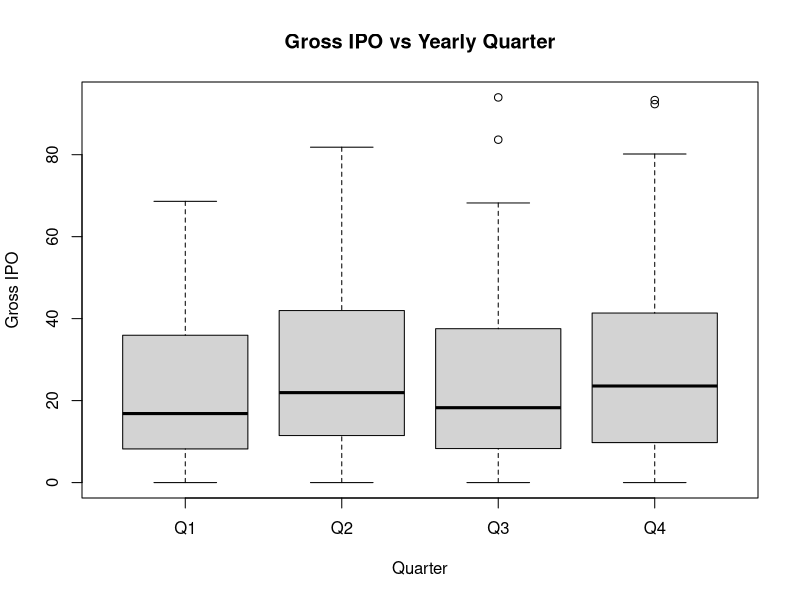
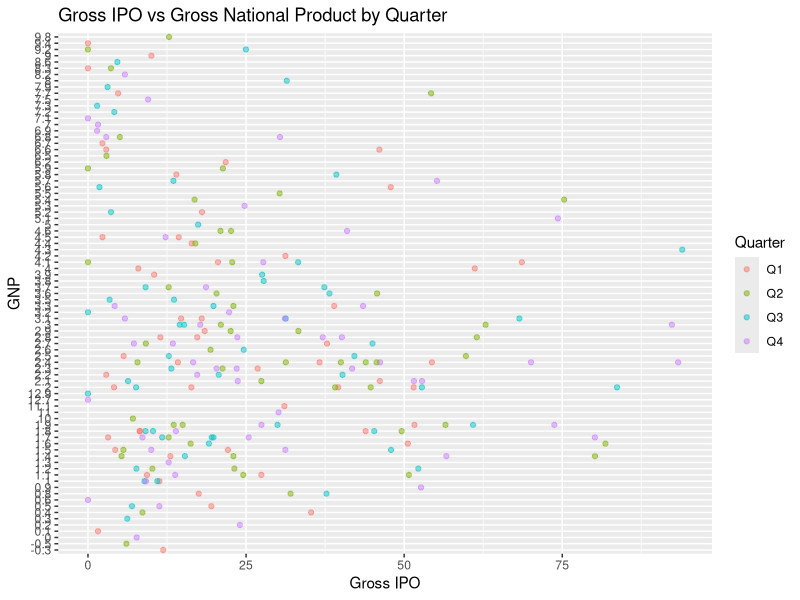
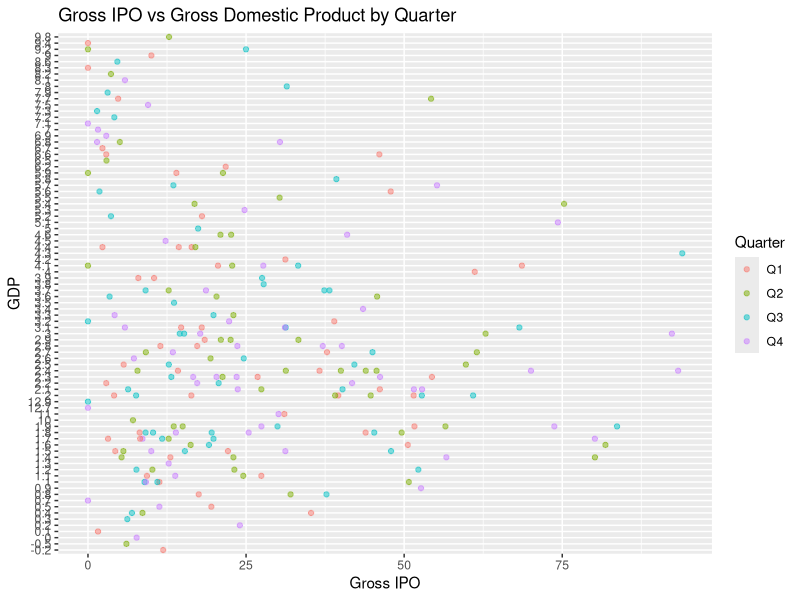
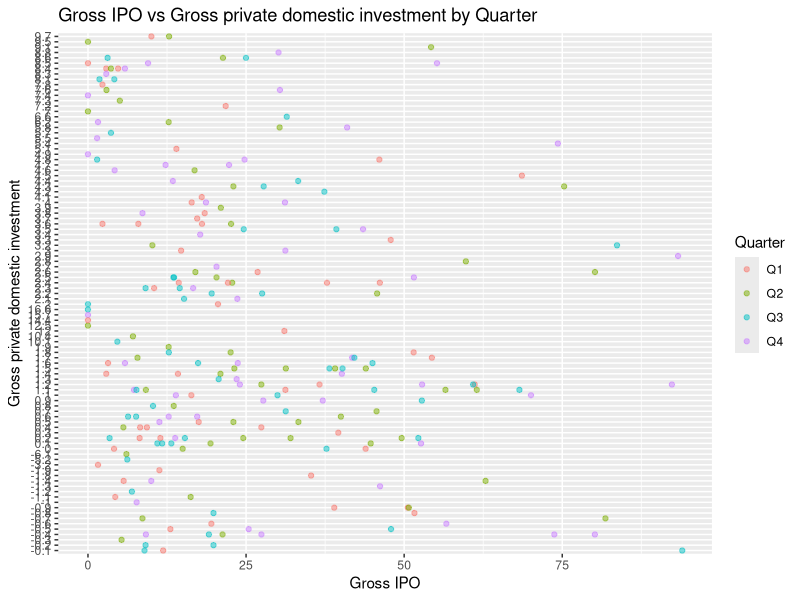
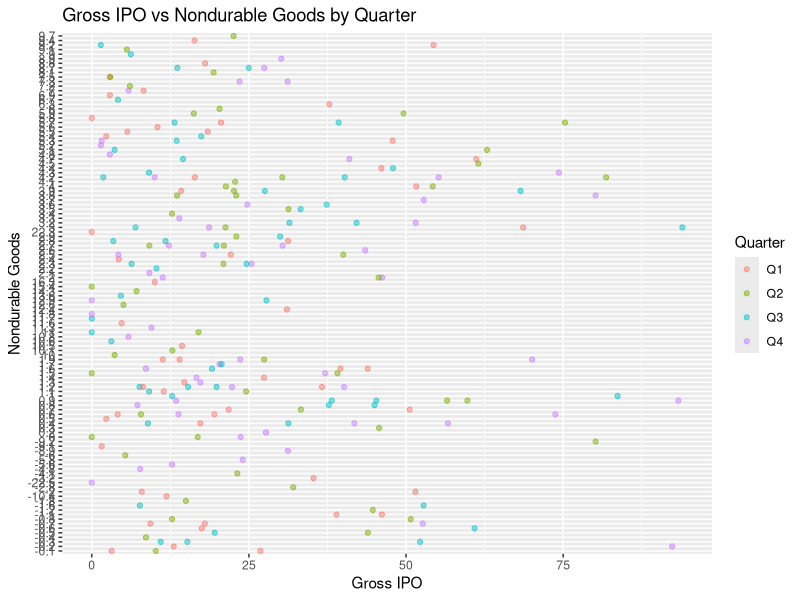
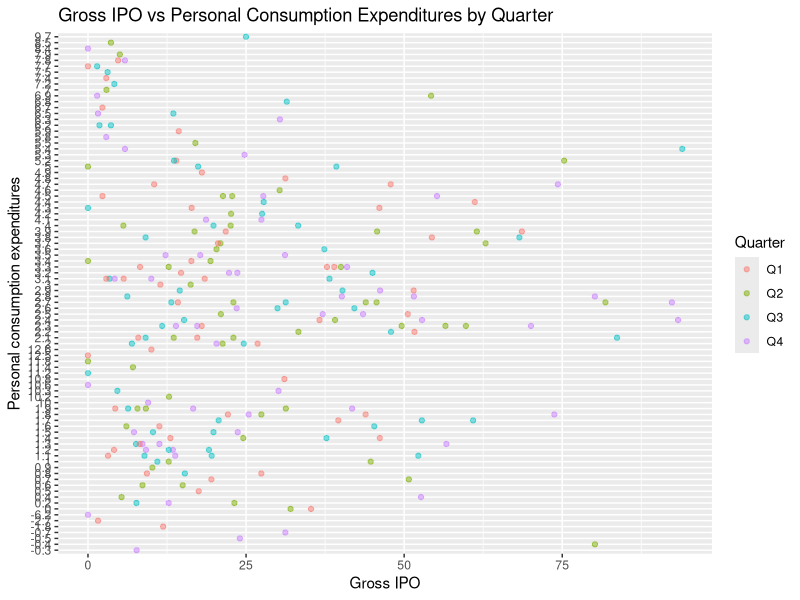
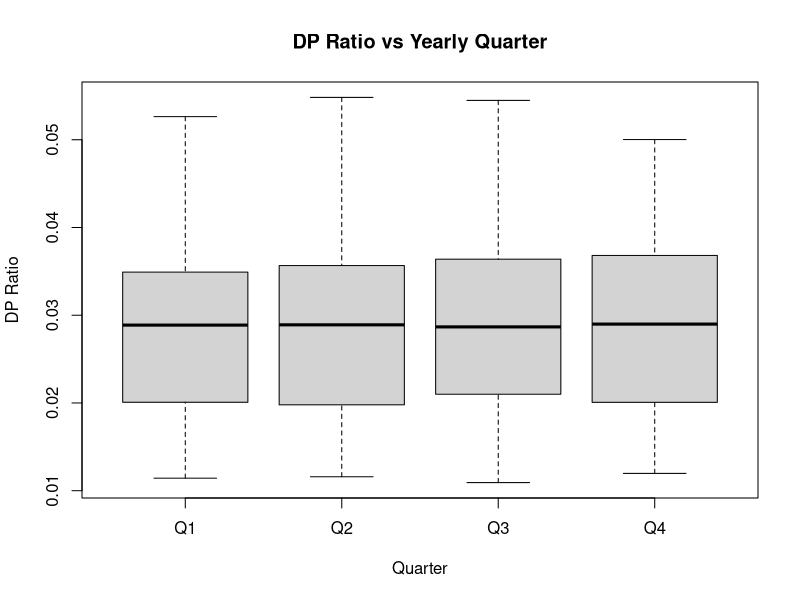
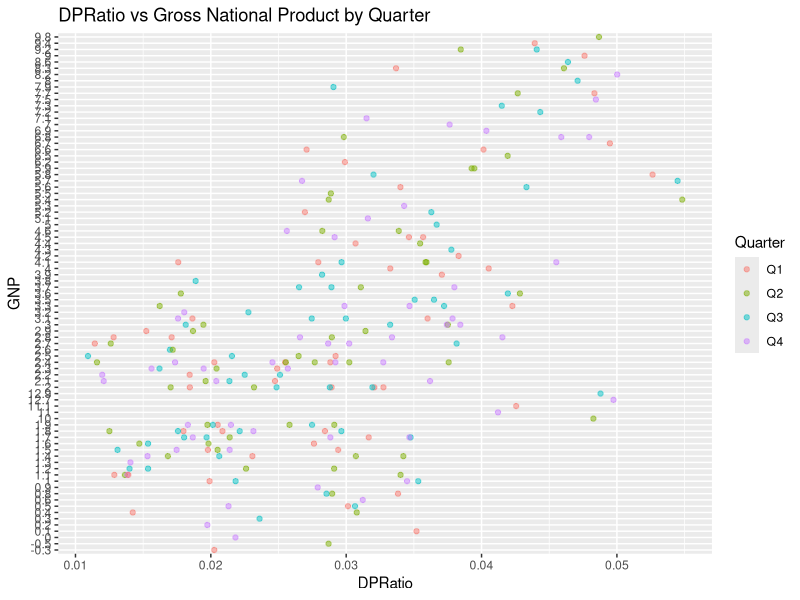

Write R code to recreate these figures, in order.
## ---- chunk 1
library(tidyverse)
#importing the two datasets: GDP data and Veronesi data 
proxy_data <- read_csv("data_policycle.csv")
gdp_data <- read_csv("USGDP.csv")
combined_data <- merge(proxy_data, gdp_data)

## ---- chunk 2
#invert rows and columns for gdp dataset
#source: https://stackoverflow.com/questions/33643181/how-do-i-flip-rows-and-columns-in-r
gdp_data_2 <- data.frame(t(gdp_data[-1]))
colnames(gdp_data) <- gdp_data[, 1]
## ---- chunk 3
#rename columns in proxy dataset

#first column name changed to year_month
colnames(proxy_data)[1] <- "quarter_year"

## ---- chunk 4
#adjust column names in gdp dataset to get the names of the columns to be that 
#of the first row names

for (x in 3:38) {
  name <- gdp_data_2[1,x]
  name_string <- toString(name) 
  colnames(gdp_data_2)[x] <- name_string
}
## ---- chunk 5
#Adjust column names in proxy and gdp data to accurately reflect measurements
colnames(proxy_data)[67] <- "DPRatio"
#one-year equity premium bound proposed by Ian Martin in 2017
colnames(proxy_data)[70] <- "EP_Bound"
colnames(proxy_data)[47] <- "IPO_Gross"
colnames(proxy_data)[75] <- "Price_Volatile_Stocks"
colnames(proxy_data)[69] <- "Surplus_Cons_Ratio"
colnames(proxy_data)[76] <- "Agreggate_Risk_Aversion"
colnames(proxy_data)[19] <- "Unemployment_Rate"
colnames(gdp_data_2)[5] <- "GDP"
## ---- chunk 6
#delete row 1 of gdp_data with the old names
gdp_data_2 <- gdp_data_2[-c(1), ]

## ---- chunk 7
#delete first 2 columns of gdp_data
#Blank cells
gdp_data_2 <- gdp_data_2[ -c(1,2) ]
## ---- chunk 8
#split proxy_data by quarter and year

#quarter makers function
quarter_makers = function(mths){
 q1_Vector <- c(1, 2, 3)
 q2_Vector <- c(4, 5, 6)
 q3_Vector <- c(7, 8, 9)
 q4_Vector <- c(10, 11, 12)
 
 result <- c()
 
 for(i in 1:length(mths)){
  if (mths[i] %in% q1_Vector ){
    result[i] <- "Q1"
  }
  else if (mths[i] %in% q2_Vector ){
    result[i] <- "Q2"
  }
  else if (mths[i] %in% q3_Vector ){
    result[i] <- "Q3"
  }
   else {
    result[i] <- "Q4"
   }
 }
 
 return (result)
}

## ---- chunk 9
#Generate split of quarter and years using quarter makers function
proxy_data$months = as.numeric(substr(as.character(proxy_data$quarter_year),5,6))
proxy_data$Year = as.numeric(substr(as.character(proxy_data$quarter_year),1,4))
proxy_data$Quarter = quarter_makers(proxy_data$months)
## ---- chunk 10
#download hmisc package
install.packages("Hmisc")
install.packages("acepack")
## ---- chunk 11
#Modify both datasets so they include the same quarters from 1960 - 2015
#results in same dimensions for statistical analysis later
proxy_data_mod_final <- proxy_data[-c(1: 395), ]
## ---- chunk 12
#Modify both datasets so they include the same quarters from 1960 - 2015
#results in same dimensions for statistical analysis later
gdp_data_mod_final <- gdp_data_2[-c(1: 51), ]
## ---- chunk 13
#Modify both datasets so they include the same quarters from 1960 - 2015
#results in same dimensions for statistical analysis later
gdp_data_mod_final <- gdp_data_mod_final[-c(225: 257), ]
## ---- chunk 14
#Create geometric mean function to get geometric mean for quarters 
#for proxy_data
geom_mean = function(months){
  result <- c()
  i = 1
  while(i < length(months)) {
    total <- c()
    for (j in 0:2){
      len_total <- length(total)
      total[[len_total + 1]] <- as.numeric(months[i + j])
    }
    value = exp(mean(log(as.numeric(total))))
    len_result <- length(result)
    result[[len_result + 1]] <- value
    i = i + 3
  }
  return (as.numeric(result))
}

## ---- chunk 15
#Create arithmetic mean function to get arithmetic mean for quarters 
#for proxy_data
#Will use this for proxy measures that have negative values
ari_mean = function(months){
  result <- c()
  i = 1
  while(i < length(months)) {
    total <- c()
    for (j in 0:2){
      len_total <- length(total)
      total[[len_total + 1]] <- as.numeric(months[i + j])
    }
    value = mean(as.numeric(total))
    len_result <- length(result)
    result[[len_result + 1]] <- value
    i = i + 3
  }
  return (as.numeric(result))
}

## ---- chunk 16
#Since each measure in the proxy dataset has different missing values/ years with data filled in,
#I will split the large, combined dataset into smaller individual datasets by specific 
#proxy measure


#The 7 measures and their respective datasets:
  
#1. IPOGross (Gross Initial Public Offering),combined_data_IPO_Gross
#2. Aggregate , combined_data_Agreggate_Risk_Aversion
#3. DP (Dividend Price Ratio), combined_data_DPRatio
#4. EPBound (Equity Premium Bound), combined_data_EPBound
#5. SCR (Surplus Consumption Ratio), combined_data_surplus
#6. UNE (Unemployment Rate), combined_data_UNE
#7. PVS (Price of Volatile Stocks), combined_data_PVS
## ---- chunk 17
#Apply geom mean function to different proxy measures by quarter average and
#add them to new, cumulative dataset with that measure for testing
combined_data_IPO_Gross <- data.frame(gdp_data_mod_final)
#Gross IPO By Quarter Added
combined_data_IPO_Gross$IPO_Gross = geom_mean(proxy_data_mod_final$IPO_Gross)
#remove original combined dataset
rm(combined_data)
#
## ---- chunk 18
#Apply geom mean function to different proxy measures by quarter average and
#add them to new, cumulative dataset
#Aggregate Risk Aversion only has data from 1990 - 2010
#Start by changing gdp_data to only include this 
combined_data_Aggregate_Risk_Aversion <- data.frame(gdp_data_mod_final)
combined_data_Aggregate_Risk_Aversion <- combined_data_Aggregate_Risk_Aversion[-c(1: 120), ]
combined_data_Aggregate_Risk_Aversion <- combined_data_Aggregate_Risk_Aversion[-c(85: 104), ]
#Do the same for the proxy data 
proxy_data_cut <- data.frame(proxy_data_mod_final)
proxy_data_cut <- proxy_data_cut[-c(613: 672), ]
proxy_data_cut <- proxy_data_cut[-c(1: 360), ]
#Since aggregate risk aversion has negatives use arithmetic mean for quarter averages
#Aggregate Risk Aversion By Quarter Added
combined_data_Aggregate_Risk_Aversion$Aggregate_Risk_Aversion = ari_mean(proxy_data_cut$Agreggate_Risk_Aversion)
#
## ---- chunk 19
#Apply geom mean function to different proxy measures by quarter average and
#add them to new, cumulative dataset with that measure for testing
combined_data_DPRatio <- data.frame(gdp_data_mod_final)
#DPRatio By Quarter Added
combined_data_DPRatio$DPRatio = geom_mean(proxy_data_mod_final$DPRatio)
## ---- chunk 20
#Apply geom mean function to different proxy measures by quarter average and
#add them to new, cumulative dataset
#Equity Premium Bound only has data from 1996 - 2011
#Start by changing gdp_data to only include this 
combined_data_EPBound <- data.frame(gdp_data_mod_final)
combined_data_EPBound <- combined_data_EPBound[-c(1: 144), ]
combined_data_EPBound <- combined_data_EPBound[-c(65: 80), ]
#Do the same for the proxy data 
proxy_data_cut <- data.frame(proxy_data_mod_final)
proxy_data_cut <- proxy_data_cut[-c(625: 672), ]
proxy_data_cut <- proxy_data_cut[-c(1: 432), ]
#Equity Premium Bound By Quarter Added
combined_data_EPBound$EPBound = geom_mean(proxy_data_cut$EP_Bound)
#
## ---- chunk 21
#Apply geom mean function to different proxy measures by quarter average and
#add them to new, cumulative dataset with that measure for testing
combined_data_surplus <- data.frame(gdp_data_mod_final)
#Surplus Consumption Ratio By Quarter Added
#negative values so use arithmetic mean
combined_data_surplus$SCR = ari_mean(proxy_data_mod_final$Surplus_Cons_Ratio)

## ---- chunk 22
#Apply geom mean function to different proxy measures by quarter average and
#add them to new, cumulative dataset with that measure for testing
combined_data_UNE <- data.frame(gdp_data_mod_final)
#Unemployment Rate By Quarter Added
combined_data_UNE$UNE = geom_mean(proxy_data_mod_final$Unemployment_Rate)

## ---- chunk 23
#Apply geom mean function to different proxy measures by quarter average and
#add them to new, cumulative dataset with that measure for testing
#PVS only has data from 1970 quarter 2, and is itself only available by quarter
combined_data_PVS <- data.frame(gdp_data_mod_final)
combined_data_PVS <- combined_data_PVS[-c(1: 41), ]
proxy_data_cut <- data.frame(proxy_data_mod_final)
proxy_data_cut <- proxy_data_cut[-c(1: 123), ]
#Run a for loop to keep every third row with the pvs data of the quarter in 
#the proxy dataset
 i = 3
 total <- c()
 while(i <= length(proxy_data_cut$Price_Volatile_Stocks)) {
    value = proxy_data_cut$Price_Volatile_Stocks[i]
    len_total <- length(total)
    total[[len_total + 1]] <- value
    i = i + 3
  }
#Price of Volatile Stock By Quarter Added
combined_data_PVS$PVS = total

## ---- chunk 24
#All datasets now completed, can begin running tests
## ---- chunk 25

#Equity Premium Proxy Measure 1: Gross IPO, all tests and graphs below


## ---- chunk 26
#Start with an anova test for Gross IPO

#1: Anova test on the quarters to see if there is difference in the Gross IPO 
#by time in the year

IPO.aov <- aov(IPO_Gross ~ Quarter, data = combined_data_IPO_Gross)
# Summary
summary(IPO.aov)


## ---- chunk 27
#P-value of 0.351. Indicates that there are no significant differences in the 
#mean gross ipo by quarter 
## ---- chunk 28
#boxplots of the quarter ~ gross ipo relationship
#Notes: Outliers present for Q3 and Q4
#Notes: Q1 most similar to Q3, Q2 most similar to Q4
#Notes: Potential oscillation between quarters?
boxplot(IPO_Gross~Quarter,data=combined_data_IPO_Gross, main="Gross IPO vs Yearly Quarter",
   xlab="Quarter", ylab="Gross IPO")
## ---- chunk 29
#Run correlation tests between different GDP measures and gross IPO
#Years: 1960 to 2015
#Correlation with GNP
cor(combined_data_IPO_Gross$IPO_Gross, as.numeric(combined_data_IPO_Gross$Gross.national.product))

#Correlation with GDP
cor(combined_data_IPO_Gross$IPO_Gross,  as.numeric(combined_data_IPO_Gross$GDP))

#Correlation with GPDI
cor(combined_data_IPO_Gross$IPO_Gross, as.numeric(combined_data_IPO_Gross$Gross.private.domestic.investment))

#Correlation with nondurable goods
cor(combined_data_IPO_Gross$IPO_Gross, as.numeric(combined_data_IPO_Gross$Nondurable.goods))


#Correlation with personal consumption expenditures
cor(combined_data_IPO_Gross$IPO_Gross, as.numeric(combined_data_IPO_Gross$Personal.consumption.expenditures))

## ---- chunk 30
#all negative correlations around -0.2, indicates weak, negative correlation
## ---- chunk 31
#Linear regression tests
#Start with gross ipo and GNP
lmIPO_GNP = lm(as.numeric(Gross.national.product) ~ IPO_Gross, data = combined_data_IPO_Gross) 
summary(lmIPO_GNP) 

#try with no intercept now
lmIPO_GNP_NOINT = lm(as.numeric(Gross.national.product) ~ IPO_Gross - 1, data = combined_data_IPO_Gross) 
summary(lmIPO_GNP_NOINT) 
## ---- chunk 32
#Linear regression tests
#gross ipo and gdp
lmIPO_GDP = lm(as.numeric(GDP) ~ IPO_Gross, data = combined_data_IPO_Gross) 
summary(lmIPO_GDP) 

#try with no intercept now (X - 1)
lmIPO_GDP_NOINT = lm(as.numeric(GDP) ~ IPO_Gross - 1, data = combined_data_IPO_Gross) 
summary(lmIPO_GDP_NOINT) 
## ---- chunk 33
#Linear regression tests
#gross ipo and Gross private domestic investment
lmIPO_GDP = lm(as.numeric(Gross.private.domestic.investment) ~ IPO_Gross, data = combined_data_IPO_Gross) 
summary(lmIPO_GDP) 

#try with no intercept now (X - 1)
lmIPO_GPDI_NOINT = lm(as.numeric(Gross.private.domestic.investment) ~ IPO_Gross - 1, data = combined_data_IPO_Gross) 
summary(lmIPO_GPDI_NOINT) 
## ---- chunk 34
#Linear regression tests
#gross ipo and nondurable goods
lmIPO_NDG = lm(as.numeric(Nondurable.goods) ~ IPO_Gross, data = combined_data_IPO_Gross) 
summary(lmIPO_NDG) 

#try with no intercept now (X - 1)
lmIPO_NDG_NOINT = lm(as.numeric(Nondurable.goods) ~ IPO_Gross - 1, data = combined_data_IPO_Gross) 
summary(lmIPO_NDG_NOINT) 
## ---- chunk 35
#Linear regression tests
#gross ipo and personal consumption expenditures
lmIPO_PCE = lm(as.numeric(Personal.consumption.expenditures) ~ IPO_Gross, data = combined_data_IPO_Gross) 
summary(lmIPO_PCE) 

#try with no intercept now (X - 1)
lmIPO_PCE_NOINT = lm(as.numeric(Personal.consumption.expenditures) ~ IPO_Gross - 1, data = combined_data_IPO_Gross) 
summary(lmIPO_PCE_NOINT) 
## ---- chunk 36
#Make scatterplots of relationships, color by quarter
#Start with IPO Gross and GNP
 combined_data_IPO_Gross|>
  ggplot(aes(x = IPO_Gross, y = Gross.national.product,
             color = Quarter)) +
  geom_point(alpha = 0.5) +
  labs(x = "Gross IPO", y = "GNP", color = "Quarter", 
       title = "Gross IPO vs Gross National Product by Quarter")
## ---- chunk 37
#Make scatterplots of relationships, color by quarter
#IPO Gross and GDP
 combined_data_IPO_Gross|>
  ggplot(aes(x = IPO_Gross, y = GDP,
             color = Quarter)) +
  geom_point(alpha = 0.5) +
  labs(x = "Gross IPO", y = "GDP", color = "Quarter", 
       title = "Gross IPO vs Gross Domestic Product by Quarter")
## ---- chunk 38
#Make scatterplots of relationships, color by quarter
#IPO Gross and GPDI
 combined_data_IPO_Gross|>
  ggplot(aes(x = IPO_Gross, y = Gross.private.domestic.investment,
             color = Quarter)) +
  geom_point(alpha = 0.5) +
  labs(x = "Gross IPO", y = "Gross private domestic investment", color = "Quarter", 
       title = "Gross IPO vs Gross private domestic investment by Quarter")
## ---- chunk 39
#Make scatterplots of relationships, color by quarter
#IPO Gross and Nondurable Goods
 combined_data_IPO_Gross|>
  ggplot(aes(x = IPO_Gross, y = Nondurable.goods,
             color = Quarter)) +
  geom_point(alpha = 0.5) +
  labs(x = "Gross IPO", y = "Nondurable Goods", color = "Quarter", 
       title = "Gross IPO vs Nondurable Goods by Quarter")
## ---- chunk 40
#Make scatterplots of relationships, color by quarter
#IPO Gross and Personal consumption expenditures
 combined_data_IPO_Gross|>
  ggplot(aes(x = IPO_Gross, y = Personal.consumption.expenditures,
             color = Quarter)) +
  geom_point(alpha = 0.5) +
  labs(x = "Gross IPO", y = "Personal consumption expenditures", color = "Quarter", 
       title = "Gross IPO vs Personal Consumption Expenditures by Quarter")
## ---- chunk 41

#Equity Premium Proxy Measure 2: Dividend Price ratio, all tests and graphs below


## ---- chunk 42
#Start with an anova test for DP ratio

#1: Anova test on the quarters to see if there is difference in the DP Ratio
#by time in the year

DP.aov <- aov(DPRatio ~ Quarter, data = combined_data_DPRatio)
# Summary
summary(DP.aov)


## ---- chunk 43
#P-value of 0.996. Indicates that there are no significant differences in the 
#mean DP Ratio by quarter 
## ---- chunk 44
#boxplots of the quarter ~ gross ipo relationship
#Notes: No real Outliers 
#Notes: Almost all 4 quarters identical
#Notes: No real oscillation between quarters like with gross IPO
#Notes: Q3 has the smallest IQR
boxplot(DPRatio~Quarter,data=combined_data_DPRatio, main="DP Ratio vs Yearly Quarter",
   xlab="Quarter", ylab="DP Ratio")
## ---- chunk 45
#Run correlation tests between different GDP measures and DPRatio
#Years: 1960 to 2015 (Full Data)
#Correlation with GNP
cor(combined_data_DPRatio$DPRatio, as.numeric(combined_data_DPRatio$Gross.national.product))

#Correlation with GDP
cor(combined_data_DPRatio$DPRatio,  as.numeric(combined_data_DPRatio$GDP))

#Correlation with GPDI
cor(combined_data_DPRatio$DPRatio, as.numeric(combined_data_DPRatio$Gross.private.domestic.investment))

#Correlation with nondurable goods
cor(combined_data_DPRatio$DPRatio, as.numeric(combined_data_DPRatio$Nondurable.goods))


#Correlation with personal consumption expenditures
cor(combined_data_DPRatio$DPRatio, as.numeric(combined_data_DPRatio$Personal.consumption.expenditures))

## ---- chunk 46
#Notes: All positive correlations, greater than 0.6 for GDP, GNP, and Personal consumption expenditures indicating 
#indicating strong correlations with those items
## ---- chunk 47
#Linear regression tests
#Start with DPRatio and GNP
lmDP_GNP = lm(as.numeric(Gross.national.product) ~ DPRatio, data = combined_data_DPRatio) 
summary(lmDP_GNP) 

#try with no intercept now
lmDP_GNP_NOINT = lm(as.numeric(Gross.national.product) ~ DPRatio - 1, data = combined_data_DPRatio) 
summary(lmDP_GNP_NOINT) 
## ---- chunk 48
#Linear regression tests
#DPRatio and gdp
lmDP_GDP = lm(as.numeric(GDP) ~ DPRatio, data = combined_data_DPRatio) 
summary(lmDP_GDP) 

#try with no intercept now (X - 1)
lmDP_GDP_NOINT = lm(as.numeric(GDP) ~ DPRatio - 1, data = combined_data_DPRatio) 
summary(lmDP_GDP_NOINT) 
## ---- chunk 49
#Linear regression tests
#DPRatio and Gross private domestic investment
lmDP_GPDI = lm(as.numeric(Gross.private.domestic.investment) ~ DPRatio, data = combined_data_DPRatio) 
summary(lmDP_GPDI) 

#try with no intercept now (X - 1)
lmDP_GPDI_NOINT = lm(as.numeric(Gross.private.domestic.investment) ~ DPRatio - 1, data = combined_data_DPRatio) 
summary(lmDP_GPDI_NOINT) 
## ---- chunk 50
#Linear regression tests
#DPRatio and nondurable goods
lmDP_NDG = lm(as.numeric(Nondurable.goods) ~ DPRatio, data = combined_data_DPRatio) 
summary(lmDP_NDG) 

#try with no intercept now (X - 1)
lmDP_NDG_NOINT = lm(as.numeric(Nondurable.goods) ~ DPRatio - 1, data = combined_data_DPRatio) 
summary(lmDP_NDG_NOINT) 
## ---- chunk 51
#Linear regression tests
#gross ipo and personal consumption expenditures
lmDP_PCE = lm(as.numeric(Personal.consumption.expenditures) ~ DPRatio, data = combined_data_DPRatio) 
summary(lmDP_PCE) 

#try with no intercept now (X - 1)
lmDP_PCE_NOINT = lm(as.numeric(Personal.consumption.expenditures) ~ DPRatio - 1, data = combined_data_DPRatio) 
summary(lmDP_PCE_NOINT) 
## ---- chunk 52
#Make scatterplots of relationships, color by quarter
#Start with DPRatio and GNP
 combined_data_DPRatio|>
  ggplot(aes(x = DPRatio, y = Gross.national.product,
             color = Quarter)) +
  geom_point(alpha = 0.5) +
  labs(x = "DPRatio", y = "GNP", color = "Quarter", 
       title = "DPRatio vs Gross National Product by Quarter")
## ---- chunk 53
#Make scatterplots of relationships, color by quarter
#DPRatio and GDP
 combined_data_DPRatio|>
  ggplot(aes(x = DPRatio, y = GDP,
             color = Quarter)) +
  geom_point(alpha = 0.5) +
  labs(x = "DPRatio", y = "GDP", color = "Quarter", 
       title = "DPRatio vs Gross Domestic Product by Quarter")
## ---- chunk 54
#Make scatterplots of relationships, color by quarter
#IPO Gross and GPDI
 combined_data_DPRatio|>
  ggplot(aes(x = DPRatio, y = Gross.private.domestic.investment,
             color = Quarter)) +
  geom_point(alpha = 0.5) +
  labs(x = "DPRatio", y = "Gross private domestic investment", color = "Quarter", 
       title = "DPRatio vs Gross private domestic investment by Quarter")
## ---- chunk 55
#Make scatterplots of relationships, color by quarter
#IPO Gross and Nondurable Goods
 combined_data_DPRatio|>
  ggplot(aes(x = DPRatio, y = Nondurable.goods,
             color = Quarter)) +
  geom_point(alpha = 0.5) +
  labs(x = "DPRatio", y = "Nondurable Goods", color = "Quarter", 
       title = "DPRatio vs Nondurable Goods by Quarter")
## ---- chunk 56
#Make scatterplots of relationships, color by quarter
#IPO Gross and Personal consumption expenditures
 combined_data_DPRatio|>
  ggplot(aes(x = DPRatio, y = Personal.consumption.expenditures,
             color = Quarter)) +
  geom_point(alpha = 0.5) +
  labs(x = "DPRatio", y = "Personal consumption expenditures", color = "Quarter", 
       title = "DPRatio vs Personal Consumption Expenditures by Quarter")
## ---- chunk 57

#Equity Premium Proxy Measure 3: EPBound, all tests and graphs below


## ---- chunk 58
#Start with an anova test for EPBound

#1: Anova test on the quarters to see if there is difference in the Gross IPO 
#by time in the year

EP.aov <- aov(EPBound ~ Quarter, data = combined_data_EPBound)
# Summary
summary(EP.aov)


## ---- chunk 59
#P-value of 0.521. Indicates that there are no significant differences in the 
#mean gross EPBound by quarter 
## ---- chunk 60
#boxplots of the quarter ~ gross ipo relationship
#Notes: Outliers present for all quarters
#Notes: Q1 and Q2 medians similiar, Q1 and Q4 similiar IQR's
#Notes: No distinguishable oscillation between quarters
boxplot( EPBound~Quarter,data=combined_data_EPBound, main="EPBound vs Yearly Quarter",
   xlab="Quarter", ylab=" EPBound")
## ---- chunk 61
#Run correlation tests between different GDP measures and gross IPO
#Years: 1960 to 2015
#Correlation with GNP
cor(combined_data_EPBound$EPBound, as.numeric(combined_data_EPBound$Gross.national.product))

#Correlation with GDP
cor(combined_data_EPBound$EPBound,  as.numeric(combined_data_EPBound$GDP))

#Correlation with GPDI
cor(combined_data_EPBound$EPBound, as.numeric(combined_data_EPBound$Gross.private.domestic.investment))

#Correlation with nondurable goods
cor(combined_data_EPBound$EPBound, as.numeric(combined_data_EPBound$Nondurable.goods))


#Correlation with personal consumption expenditures
cor(combined_data_EPBound$EPBound, as.numeric(combined_data_EPBound$Personal.consumption.expenditures))

## ---- chunk 62
#all negative correlations, personal consumption expenditures at -0.71 indicates strong negative relationship 
## ---- chunk 63
#Linear regression tests
#Start with EPBound and GNP
lmEPBound_GNP = lm(as.numeric(Gross.national.product) ~ EPBound, data = combined_data_EPBound) 
summary(lmIPO_GNP) 

#try with no intercept now
lmEPBound_GNP_NOINT = lm(as.numeric(Gross.national.product) ~ EPBound - 1, data = combined_data_EPBound) 
summary(lmIPO_GNP_NOINT) 
## ---- chunk 64
#Linear regression tests
#EPBound and gdp
lmEPBound_GDP = lm(as.numeric(GDP) ~ EPBound, data = combined_data_EPBound) 
summary(lmEPBound_GDP) 

#try with no intercept now (X - 1)
lmEPBound_GDP_NOINT = lm(as.numeric(GDP) ~ EPBound - 1, data = combined_data_EPBound) 
summary(lmEPBound_GDP_NOINT) 
## ---- chunk 65
#Linear regression tests
#EPBound and Gross private domestic investment
lmEPBound_GDP = lm(as.numeric(Gross.private.domestic.investment) ~ EPBound, data = combined_data_EPBound) 
summary(lmEPBound_GDP) 

#try with no intercept now (X - 1)
lmEPBound_GPDI_NOINT = lm(as.numeric(Gross.private.domestic.investment) ~ EPBound - 1, data = combined_data_EPBound) 
summary(lmEPBound_GPDI_NOINT) 
## ---- chunk 66
#Linear regression tests
#EPBound and nondurable goods
lmEPBound_NDG = lm(as.numeric(Nondurable.goods) ~ EPBound, data = combined_data_EPBound) 
summary(lmIPO_NDG) 

#try with no intercept now (X - 1)
lmEPBound_NDG_NOINT = lm(as.numeric(Nondurable.goods) ~ EPBound - 1, data = combined_data_EPBound) 
summary(lmEPBound_NDG_NOINT) 
## ---- chunk 67
#Linear regression tests
#EPBound and personal consumption expenditures
lmEPBound_PCE = lm(as.numeric(Personal.consumption.expenditures) ~ EPBound, data = combined_data_EPBound) 
summary(lmEPBound_PCE) 

#try with no intercept now (X - 1)
lmEPBound_PCE_NOINT = lm(as.numeric(Personal.consumption.expenditures) ~ EPBound - 1, data = combined_data_EPBound) 
summary(lmEPBound_PCE_NOINT) 
## ---- chunk 68
#Make scatterplots of relationships, color by quarter
#Start with IPO Gross and GNP
 combined_data_EPBound|>
  ggplot(aes(x = EPBound, y = Gross.national.product,
             color = Quarter)) +
  geom_point(alpha = 0.5) +
  labs(x = "EPBound", y = "GNP", color = "Quarter", 
       title = "EPBound vs Gross National Product by Quarter")
## ---- chunk 69
#Make scatterplots of relationships, color by quarter
#IPO Gross and GDP
 combined_data_EPBound|>
  ggplot(aes(x = EPBound, y = GDP,
             color = Quarter)) +
  geom_point(alpha = 0.5) +
  labs(x = "EPBound", y = "GDP", color = "Quarter", 
       title = "EPBound vs Gross Domestic Product by Quarter")
## ---- chunk 70
#Make scatterplots of relationships, color by quarter
#IPO Gross and GPDI
 combined_data_EPBound|>
  ggplot(aes(x = EPBound, y = Gross.private.domestic.investment,
             color = Quarter)) +
  geom_point(alpha = 0.5) +
  labs(x = "EPBound", y = "Gross private domestic investment", color = "Quarter", 
       title = "EPBound vs Gross private domestic investment by Quarter")
## ---- chunk 71
#Make scatterplots of relationships, color by quarter
#IPO Gross and Nondurable Goods
 combined_data_EPBound|>
  ggplot(aes(x = EPBound, y = Nondurable.goods,
             color = Quarter)) +
  geom_point(alpha = 0.5) +
  labs(x = "EPBound", y = "Nondurable Goods", color = "Quarter", 
       title = "EPBound vs Nondurable Goods by Quarter")
## ---- chunk 72
#Make scatterplots of relationships, color by quarter
#IPO Gross and Personal consumption expenditures
 combined_data_EPBound|>
  ggplot(aes(x = EPBound, y = Personal.consumption.expenditures,
             color = Quarter)) +
  geom_point(alpha = 0.5) +
  labs(x = "EPBound", y = "Personal consumption expenditures", color = "Quarter", 
       title = "EPBound vs Personal Consumption Expenditures by Quarter")
## ---- chunk 73

#Risk Aversion Measure 1: PVS, all tests and graphs below


## ---- chunk 74
#Start with an anova test for PVS

#1: Anova test on the quarters to see if there is difference in the Gross IPO 
#by time in the year

PVS.aov <- aov(as.numeric(PVS) ~ Quarter, data = combined_data_PVS)
# Summary
summary(PVS.aov)


## ---- chunk 75
#P-value of 0.288. Indicates that there are no significant differences in the 
#mean gross ipo by quarter 
## ---- chunk 76
#boxplots of the quarter ~ PVS relationship
#Notes: Outliers present for Q1, Q2, and Q4
#Notes: Q4 has the biggest IQR
#Notes: No real oscillation between quarters
boxplot(as.numeric(PVS) ~Quarter,data=combined_data_PVS, main="PVS vs Yearly Quarter",
   xlab="Quarter", ylab="PVS")
## ---- chunk 77
#Run correlation tests between different GDP measures and gross IPO
#Years: 1960 to 2015
#Correlation with GNP
cor(as.numeric(combined_data_PVS$PVS), as.numeric(combined_data_PVS$Gross.national.product))

#Correlation with GDP
cor(as.numeric(combined_data_PVS$PVS), as.numeric(combined_data_PVS$GDP))

#Correlation with GPDI
cor(as.numeric(combined_data_PVS$PVS), as.numeric(combined_data_PVS$Gross.private.domestic.investment))

#Correlation with nondurable goods
cor(as.numeric(combined_data_PVS$PVS), as.numeric(combined_data_PVS$Nondurable.goods))


#Correlation with personal consumption expenditures
cor(as.numeric(combined_data_PVS$PVS), as.numeric(combined_data_PVS$Personal.consumption.expenditures))

## ---- chunk 78
#all positive correlations below 0.15, indicates weak, positive correlation
## ---- chunk 79
#Linear regression tests
#Start with PVS and GNP
lmPVS_GNP = lm(as.numeric(Gross.national.product) ~ as.numeric(PVS), data = combined_data_PVS) 
summary(lmIPO_GNP) 

#try with no intercept now
lmPVS_GNP_NOINT = lm(as.numeric(Gross.national.product) ~ as.numeric(PVS) - 1, data = combined_data_PVS) 
summary(lmPVS_GNP_NOINT) 
## ---- chunk 80
#Linear regression tests
#gross PVS and gdp
lmPVS_GDP = lm(as.numeric(GDP) ~ as.numeric(PVS), data = combined_data_PVS) 
summary(lmPVS_GDP) 

#try with no intercept now (X - 1)
lmPVS_GDP_NOINT = lm(as.numeric(GDP) ~ as.numeric(PVS) - 1, data = combined_data_PVS) 
summary(lmPVS_GDP_NOINT) 
## ---- chunk 81
#Linear regression tests
#PVS and Gross private domestic investment
lmPVS_GDP = lm(as.numeric(Gross.private.domestic.investment) ~ as.numeric(PVS), data = combined_data_PVS) 
summary(lmPVS_GDP) 

#try with no intercept now (X - 1)
lmPVS_GPDI_NOINT = lm(as.numeric(Gross.private.domestic.investment) ~ as.numeric(PVS) - 1, data = combined_data_PVS) 
summary(lmPVS_GPDI_NOINT) 
## ---- chunk 82
#Linear regression tests
#PVS and nondurable goods
lmPVS_NDG = lm(as.numeric(Nondurable.goods) ~ as.numeric(PVS), data = combined_data_PVS) 
summary(lmPVS_NDG) 

#try with no intercept now (X - 1)
lmPVS_NDG_NOINT = lm(as.numeric(Nondurable.goods) ~ as.numeric(PVS) - 1, data = combined_data_PVS) 
summary(lmPVS_NDG_NOINT) 
## ---- chunk 83
#Linear regression tests
#PVS and personal consumption expenditures
lmPVS_PCE = lm(as.numeric(Personal.consumption.expenditures) ~ as.numeric(PVS), data = combined_data_PVS) 
summary(lmPVS_PCE) 

#try with no intercept now (X - 1)
lmPVS_PCE_NOINT = lm(as.numeric(Personal.consumption.expenditures) ~ as.numeric(PVS) - 1, data = combined_data_PVS) 
summary(lmPVS_PCE_NOINT) 
## ---- chunk 84
#Make scatterplots of relationships, color by quarter
#Start with PVS and GNP
 combined_data_PVS|>
  ggplot(aes(x = as.numeric(PVS), y = Gross.national.product,
             color = Quarter)) +
  geom_point(alpha = 0.5) +
  labs(x = "PVS", y = "GNP", color = "Quarter", 
       title = "PVS vs Gross National Product by Quarter")
## ---- chunk 85
#Make scatterplots of relationships, color by quarter
#IPO Gross and GDP
 combined_data_PVS|>
  ggplot(aes(x= as.numeric(PVS), y = GDP,
             color = Quarter)) +
  geom_point(alpha = 0.5) +
  labs(x = "PVS", y = "GDP", color = "Quarter", 
       title = "PVS vs Gross Domestic Product by Quarter")
## ---- chunk 86
#Make scatterplots of relationships, color by quarter
#IPO Gross and GPDI
 combined_data_PVS|>
  ggplot(aes(x = as.numeric(PVS), y = Gross.private.domestic.investment,
             color = Quarter)) +
  geom_point(alpha = 0.5) +
  labs(x = "PVS", y = "Gross private domestic investment", color = "Quarter", 
       title = "PVS vs Gross private domestic investment by Quarter")
## ---- chunk 87
#Make scatterplots of relationships, color by quarter
#IPO Gross and Nondurable Goods
 combined_data_PVS|>
  ggplot(aes(x = as.numeric(PVS), y = Nondurable.goods,
             color = Quarter)) +
  geom_point(alpha = 0.5) +
  labs(x = "PVS", y = "Nondurable Goods", color = "Quarter", 
       title = "PVS vs Nondurable Goods by Quarter")
## ---- chunk 88
#Make scatterplots of relationships, color by quarter
#IPO Gross and Personal consumption expenditures
 combined_data_PVS|>
  ggplot(aes(x = as.numeric(PVS), y = Personal.consumption.expenditures,
             color = Quarter)) +
  geom_point(alpha = 0.5) +
  labs(x = "PVS", y = "Personal consumption expenditures", color = "Quarter", 
       title = "PVS vs Personal Consumption Expenditures by Quarter")
